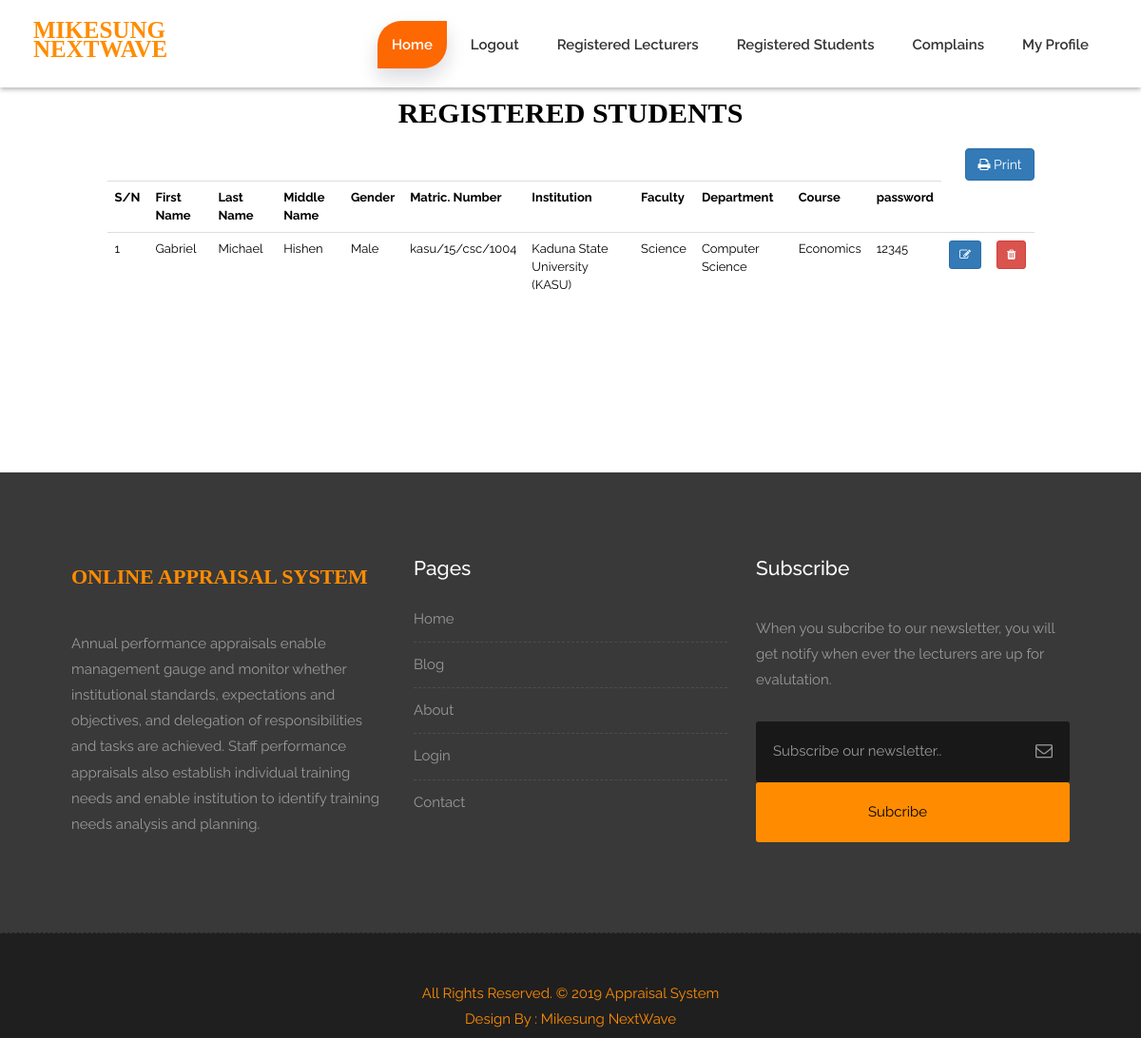
/registered_students.php (signed in), run on the app's committed database.
### tables this page shows
CREATE TABLE `student_signup` (
  `id` int(11) NOT NULL,
  `school_id` int(11) DEFAULT NULL,
  `faculty_id` int(11) DEFAULT NULL,
  `department_id` int(11) DEFAULT NULL,
  `course_id` int(11) DEFAULT NULL,
  `firstName` varchar(50) DEFAULT NULL,
  `lastName` varchar(50) DEFAULT NULL,
  `middleName` varchar(50) DEFAULT NULL,
  `gender` varchar(50) DEFAULT NULL,
  `matric_Number` varchar(100) DEFAULT NULL,
  `mobile` varchar(50) DEFAULT NULL,
  `password` varchar(50) DEFAULT NULL,
  `password_confirm` varchar(50) DEFAULT NULL,
  `email` varchar(50) DEFAULT NULL
);

CREATE TABLE `schools` (
  `id` int(11) NOT NULL,
  `schoolNames` varchar(100) NOT NULL,
  `email` varchar(100) NOT NULL,
  `mobile` varchar(100) NOT NULL
);

CREATE TABLE `faculties` (
  `id` int(11) NOT NULL,
  `faculties` varchar(100) NOT NULL
);

CREATE TABLE `departments` (
  `id` int(11) NOT NULL,
  `departments` varchar(100) NOT NULL
);

CREATE TABLE `courses` (
  `id` int(11) NOT NULL,
  `courses` varchar(100) DEFAULT NULL
);

### registered_students.php (the view, shortened to what this page needs)
<?php include ('admin_header.php'); ?>
<?php
include 'db_connect.php';
		$id = $_SESSION['id'];
		$sql2 = "SELECT * FROM admin
				INNER JOIN schools
				ON admin.school_id = schools.id
				WHERE admin.id = '".$id."'";
		$query2 = mysqli_query($conn, $sql2) or die(mysqli_error($conn));
		 $row2 = mysqli_fetch_assoc($query2)
?>
<div class="container-fluid" style="padding-bottom: 160px">
		<div class="col-md-10 col-md-offset-1">
			<form class="form">
				<div class="row">
				 <p class="text-center" style="font-family: Gebriola; font-size: 30px; color: black"><b>REGISTERED STUDENTS</b></p>
		 		<div class="text-right">
		 			<td><a href="#" class='btn btn-primary' onclick="javascript:window.print()" /><i class='fa fa-print'></i> Print</a></td>
		 		</div>
		 		<table class="table" style="font-size: 13px">
		 			<tr>
		 				<td><b>S/N</b></td>
		 				<td><b>First Name</b></td>
		 				<td><b>Last Name</b></td>
		 				<td><b>Middle Name</b></td>
		 				<td><b>Gender</b></td>
		 				<td><b>Matric. Number</b></td>
		 				<td><b>Institution</b></td>
		 				<td><b>Faculty</b></td>
		 				<td><b>Department</b></td>
		 				<td><b>Course</b></td>
		 				<td><b>password</b></td>
		 			</tr>
		 			<?php
		 				$no=1;
		 				$sql="SELECT student_signup.id, student_signup.firstName, student_signup.lastName, student_signup.middleName, student_signup.matric_Number, faculties.faculties, departments.departments, schools.schoolNames, student_signup.gender, student_signup.mobile, student_signup.email, courses.courses, student_signup.password
		 					FROM student_signup
		 					INNER JOIN schools
                            ON student_signup.school_id = schools.id
                            INNER JOIN departments
                            ON student_signup.department_id = departments.id
                            INNER JOIN faculties
                            ON student_signup.faculty_id = faculties.id
                            INNER JOIN courses
                            ON student_signup.course_id = courses.id
                            WHERE student_signup.school_id = '".$row2['school_id']."'";
		 					$query = mysqli_query($conn, $sql) or die(mysqli_error($conn));
		 		while ($row = mysqli_fetch_assoc($query)) {
		 			?>
		 			<tr>
		 				<td><?php echo $no ; ?></td>
		 				<td><?php echo $row['firstName']; ?></td>
		 				<td><?php echo $row['lastName']; ?></td>
		 				<td><?php echo $row['middleName']; ?></td>
		 				<td><?php echo $row['gender']; ?></td>
		 				<td><?php echo $row['matric_Number']; ?></td>
		 				<td><?php echo $row['schoolNames']; ?></td>
		 				<td><?php echo $row['faculties']; ?></td>
		 				<td><?php echo $row['departments']; ?></td>
		 				<td><?php echo $row['courses']; ?></td>
		 				<td><?php echo $row['password']; ?></td>
		 				<td><a href="admin_edit_student.php?id=<?php echo $row['id']; ?>" class='btn btn-sm btn-primary' name="edit" ><i class='fa fa-edit'></i></a></td>
		 				<td><a href="registered_students.php?delete=<?php echo $row['id']; ?>" class='btn btn-sm btn-danger' name="delete" ><i class='fa fa-trash'></i></a></td>
		 			</tr>
		 		<?php
		 			$no++;
		 			}
		 		?>
		 </table>
		 </div>
	  </form>
 	</div>
</div>
<?php include 'footer.php' ?>
</body>
</html>

### style.css (style rules this page uses)
body { color: #999; font-size: 15px; font-family: 'Raleway', sans-serif; line-height: 1.80857; }
a { color: #1f1f1f; text-decoration: none !important; outline: none !important; -webkit-transition: all .3s ease-in-out; -moz-transition: all .3s ease-in-out; -ms-transition: all .3s ease-in-out; -o-transition: all .3s ease-in-out; transition: all .3s ease-in-out; }
a { color: #1f1f1f; text-decoration: none; outline: none; }
a, .btn { text-decoration: none !important; outline: none !important; -webkit-transition: all .3s ease-in-out; -moz-transition: all .3s ease-in-out; -ms-transition: all .3s ease-in-out; -o-transition: all .3s ease-in-out; transition: all .3s ease-in-out; }
:root { --pricingTable-yellow: #fd6802; --pricingTable-purple: #fd6802; --pricingTable-blue: #fd6802; }

### css/responsive.css (style rules this page uses)
@media (max-width: 1200px) { .container-fluid { width: 100%; padding: 0 15px; } }

### registered_students.php (style rules this page uses)
table,th,td { color: black; }

### data on the page
student_signup: firstName "Gabriel", lastName "Michael", middleName "Hishen", gender "Male", matric_Number "kasu/15/csc/1004", school.schoolNames "Kaduna State University (KASU)", faculty.faculties "Science", department.departments "Computer Science", course.courses "Economics", password "12345"
